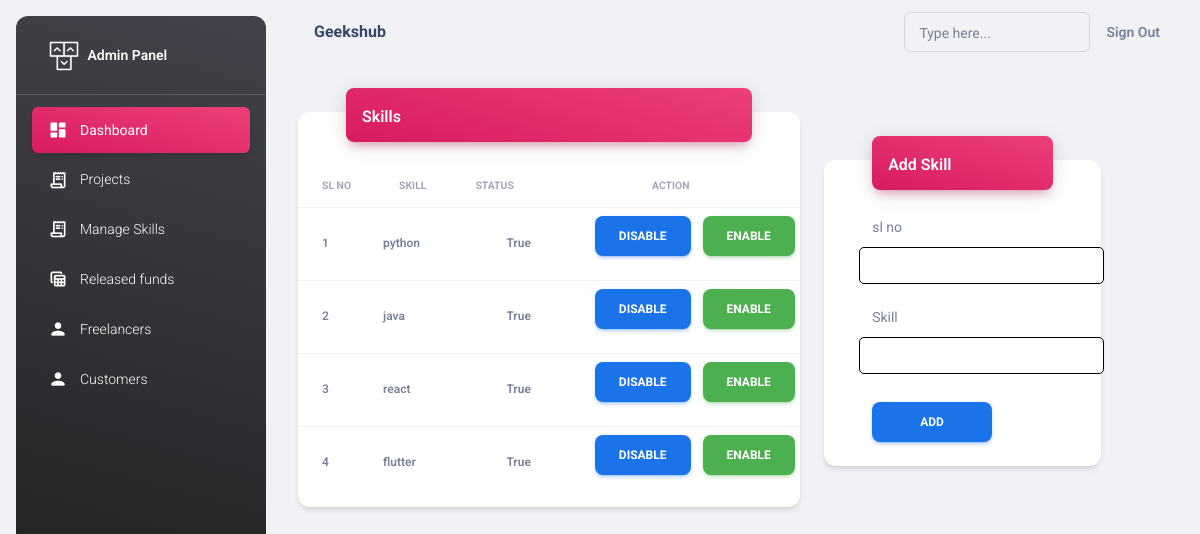
The page /adminapp/skills/ (signed in) on the database its author committed.
### adminapp/models.py (models this page shows)
class Skills(models.Model):
    no=models.PositiveIntegerField()
    skill=models.CharField(max_length=100)
    status=models.BooleanField(default=True)

### adminapp/views.py (the view, shortened to what this page needs)
# urls.py: path("skills/",views.SkillsView.as_view(),name="skills"),
@method_decorator(decs,name="dispatch")
class SkillsView(CreateView,ListView):
    template_name="adminapp/skills.html"
    model=Skills
    form_class=SkillForm
    context_object_name="skills"
    success_url=reverse_lazy("skills")

### adminapp/forms.py
class SkillForm(forms.ModelForm):
    class Meta:
        model=Skills
        fields=["no","skill"]

### adminapp/views.py (called while the page is built)
def signin_required(fn):
    def wrapper(request,*args,**kwargs):
        if not request.user.is_authenticated:
            messages.error(request,"invalid session!..please login")
            return redirect("adminsignin")
        else:
            return fn(request,*args,**kwargs)
    return wrapper

def is_admin(fn):
    def wrapper(request,*args,**kwargs):
        if not request.user.is_superuser:
            messages.error(request,"Permission denied for current user !")
            return redirect("adminsignin")
        else:
            return fn(request,*args,**kwargs)
    return wrapper

### adminapp/templates/adminapp/skills.html (shortened to what this page needs)
{%extends 'adminapp/base.html'%}
{%load static%}
{%block body_block%}
<div class="container-fluid py-4">
    <div class="row">
      <div class="col-7">
        <div class="card my-4">
          <div class="card-header p-0 position-relative mt-n4 mx-5 z-index-2">
            <div class="bg-gradient-primary shadow-primary border-radius-lg pt-3 pb-1">
              <h6 class="text-white text-capitalize ps-3">Skills</h6>
            </div>
          </div>
          <div class="card-body px-0 pb-2">
            <div class="table-responsive p-0">
              <table class="table align-items-center mb-0">
                <thead>
                  <tr>
                    <th class="text-uppercase text-secondary text-xxs font-weight-bolder opacity-7">SL NO</th>
                    <th class="text-uppercase text-secondary text-xxs font-weight-bolder opacity-7">skill</th>
                    <th class="text-center text-uppercase text-secondary text-xxs font-weight-bolder opacity-7">Status</th>
                    <th class="text-center text-uppercase text-secondary text-xxs font-weight-bolder opacity-7">Action</th>
                  </tr>
                </thead>
                <tbody>
                    {%for s in skills%}
                        <tr>
                            <td>
                            <p class="text-xs font-weight-bold mb-0 ms-3">{{s.no}}</p>
                            </td>
                            <td>
                            <p class="text-xs font-weight-bold mb-0">{{s.skill}}</p>
                            </td>
                            <td>
                                <p class="text-xs font-weight-bold mb-0 ms-5">{{s.status}}</p>
                            </td>
                            <td>
                                <a class="btn btn-info ms-5" href="{%url 'remove_skill' s.id%}">Disable</a>
                                <a class="btn btn-success ms-2" href="{%url 'readd_skill' s.id%}">Enable</a>
                            </td>
                        </tr>
                    {%endfor%}
                </tbody>
              </table>
            </div>
          </div>
        </div>
      </div>
      <div class="col-4 mt-5">
        <div class="card my-4">
          <div class="card-header p-0 position-relative mt-n4 mx-5 z-index-2">
            <div class="bg-gradient-primary shadow-primary border-radius-lg pt-3 pb-1">
              <h6 class="text-white text-capitalize ps-3">Add skill</h6>
            </div>
          </div>
          <div class="card-body px-0 pb-2">
                <form action="" method="post">
                    <label for="no" class="ms-5">sl no</label> <br>
                    <input type="text" class="input" name="no" required> <br>
                    <label for="skill" class="ms-5">Skill</label> <br>
                    <input type="text" class="input" name="skill" required>
                    <button class="btn btn-info mt-2 ms-5 px-5" type="submit">ADD</button>
                </form>
          </div>
        </div>
      </div>
    </div>
  </div>
{%endblock%}

### adminapp/templates/adminapp/skills.html (style rules this page uses)
.input { margin-left: 35px; padding-right: 100px; margin-bottom: 20px; border-radius: 5px; padding: 5px 30px; font-size: medium; font-weight: 5px; border: 1px solid; }

### rows shown on the page
Skills: no "1", skill "python", status "True"
Skills: no "2", skill "java", status "True"
Skills: no "3", skill "react", status "True"
Skills: no "4", skill "flutter", status "True"
